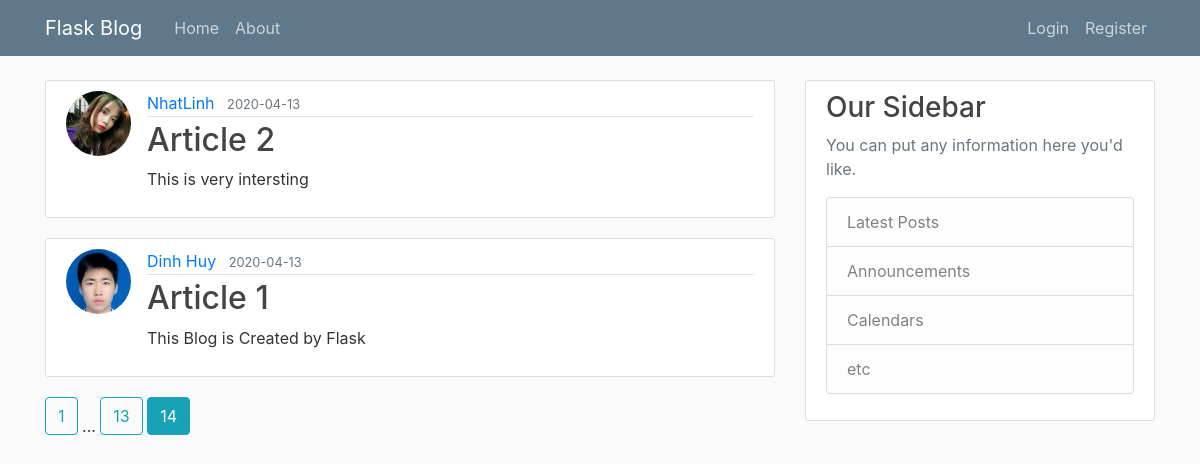
The page /home?page=14 on the database its author committed.
### flaskblog/models.py (models this page shows, shortened)
class Post(db.Model):
    id = db.Column(db.Integer, primary_key=True)
    title = db.Column(db.String(100), nullable=False)
    date_posted = db.Column(db.DateTime, nullable=False, default=datetime.utcnow)
    content = db.Column(db.Text, nullable=False)
    user_id = db.Column(db.Integer, db.ForeignKey('user.id'), nullable=False)

class User(db.Model,UserMixin):
    id = db.Column(db.Integer, primary_key=True)
    username = db.Column(db.String(20), unique=True, nullable=False)
    email = db.Column(db.String(120), unique=True, nullable=False)
    image_file = db.Column(db.String(20), nullable=False, default='default.jpg')
    password = db.Column(db.String(60), nullable=False)
    posts = db.relationship('Post', backref='author', lazy=True)

### flaskblog/main/routes.py (the view)
@main.route("/")
@main.route("/home")
def home():
    page = request.args.get('page',1, type= int)
    posts = Post.query.order_by(Post.date_posted.desc()).paginate(per_page = 2, page = page)
    return render_template('home.html', posts = posts)

### flaskblog/templates/home.html
{% extends "layout.html" %}
{% block content %}
    {% for post in posts.items %}
        <article class="media content-section">
          <img class="rounded-circle article-img" src="{{ url_for('static', filename =
                                                                  'profile_pics/'+post.author.image_file) }}  ">
          <div class="media-body">
            <div class="article-metadata">
              <a class="mr-2" href="{{ url_for('posts.user_posts', username = post.author.username)}}">{{ post.author.username }}</a>
              <small class="text-muted">{{ post.date_posted.strftime('%Y-%m-%d') }}</small>
            </div>
            <h2><a class="article-title" href="{{ url_for('posts.post',post_id = post.id)}}">{{ post.title }}</a></h2>
            <p class="article-content">{{ post.content }}</p>
          </div>
        </article>
    {% endfor %}
    {% for page_num in posts.iter_pages(left_edge =1 ,right_edge = 1, left_current = 1, right_current= 2) %}
        {% if page_num %}
          {% if posts.page == page_num%}
            <a class="btn btn-info mb-4" href="{{ url_for('main.home',page = page_num)}}">{{ page_num}}</a>
          {% else %}
            <a class="btn btn-outline-info mb-4" href="{{ url_for('main.home',page = page_num)}}">{{ page_num}}</a>
          {% endif%}
        {% else %}
          ...
        {% endif%}
    {% endfor %}
{% endblock content %}

### flaskblog/static/main.css (style rules this page uses)
body { background: #fafafa; color: #333333; margin-top: 5rem; }
h1, h2, h3, h4, h5, h6 { color: #444444; }
.content-section { background: #ffffff; padding: 10px 20px; border: 1px solid #dddddd; border-radius: 3px; margin-bottom: 20px; }
.article-title { color: #444444; }
.article-content { white-space: pre-line; }
.article-img { height: 65px; width: 65px; margin-right: 16px; }
.article-metadata { padding-bottom: 1px; margin-bottom: 4px; border-bottom: 1px solid #e3e3e3 }

### rows shown on the page
Post: image_file (picture), author.username "NhatLinh", date_posted "2020-04-13", title "Article 2", content "This is very intersting"
Post: image_file (picture), author.username "Dinh Huy", date_posted "2020-04-13", title "Article 1", content "This Blog is Created by Flask"

### other values the page prints
{{ page_num }} "1" "13"
{{ page_num }} "14"
